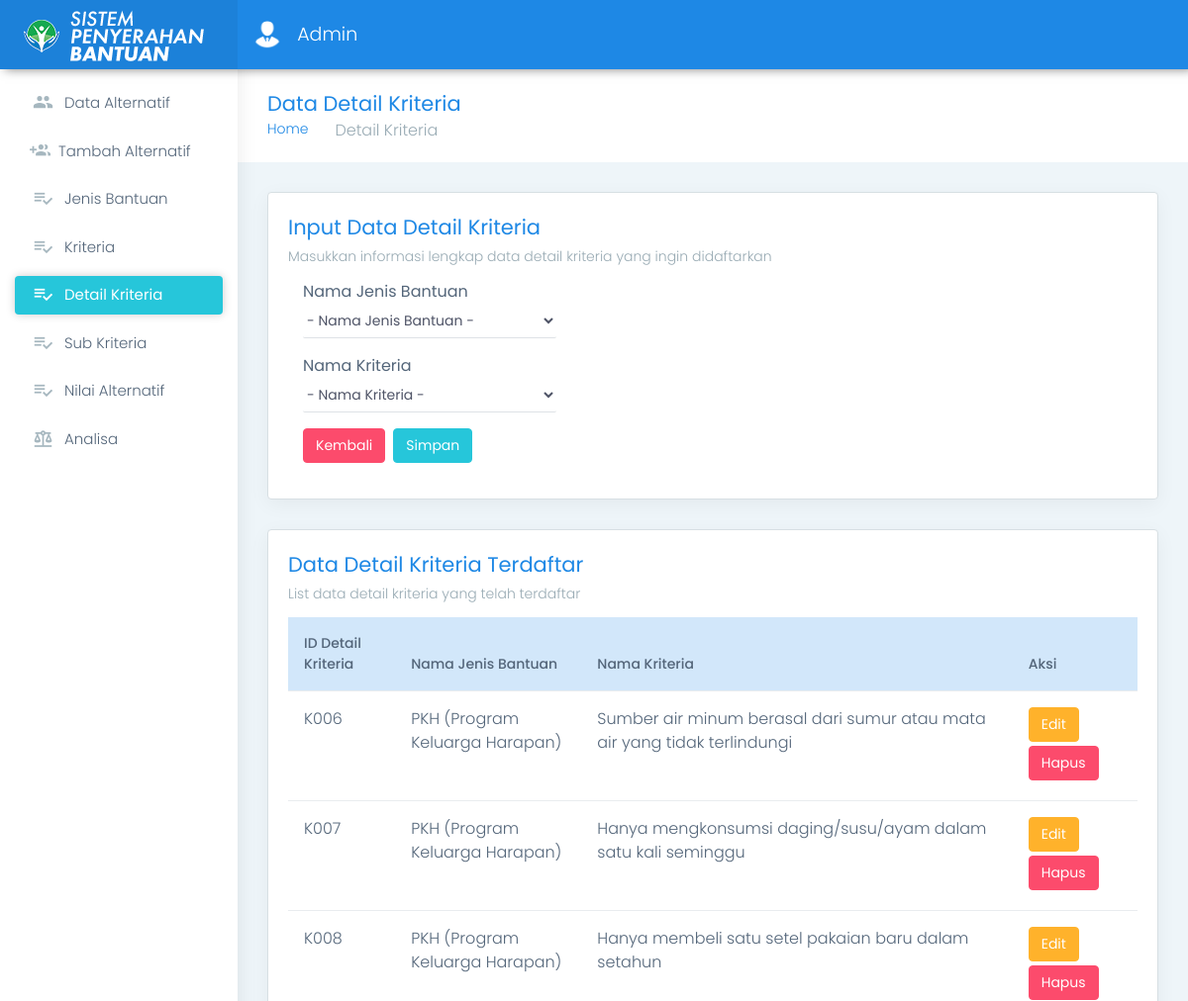
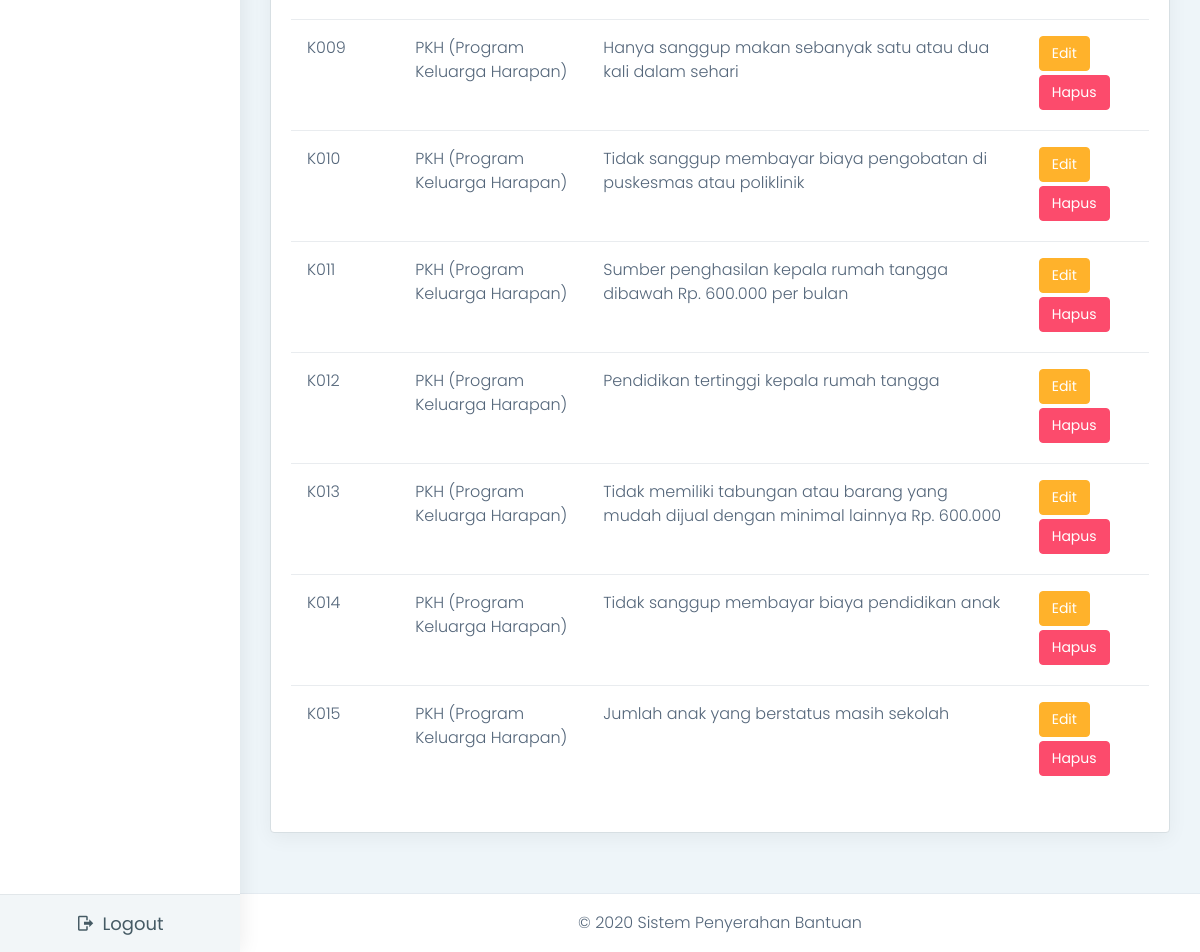
Page /view/pages-detailkriteria.php (signed in) on the committed database (2 pictures, top to bottom).
### tables this page shows
CREATE TABLE `datadetailkriteria` (
  `IdDetailKriteria` varchar(30) NOT NULL,
  `IdJenisBantuan` varchar(30) NOT NULL,
  `IdKriteria` varchar(30) NOT NULL
);

CREATE TABLE `datakriteria` (
  `IdKriteria` varchar(30) NOT NULL,
  `NamaKriteria` varchar(500) NOT NULL,
  `BobotKriteria` int(5) NOT NULL,
  `JenisKriteria` varchar(20) NOT NULL
);

CREATE TABLE `datajenisbantuan` (
  `IdJenisBantuan` varchar(30) NOT NULL,
  `NamaJenisBantuan` varchar(100) NOT NULL
);

### view/pages-detailkriteria.php (the view, shortened to what the rows shown need)
<!DOCTYPE html>
<?php
    include "process/sistem.php";
    $sistem = new sistem();
    if (isset($_SESSION)) {
        $login = $_SESSION['login'];
    }
    $data = $sistem->tampil_detailkriteria();
?>
<html dir="ltr" lang="en">
<head>
    <link href="../assets/plugins/chartist-js/dist/chartist.min.css" rel="stylesheet">
    <link href="../assets/plugins/chartist-js/dist/chartist-init.css" rel="stylesheet">
    <link href="../assets/plugins/chartist-plugin-tooltip-master/dist/chartist-plugin-tooltip.css" rel="stylesheet">
    <link href="../assets/plugins/c3-master/c3.min.css" rel="stylesheet">
    <link href="css/style.min.css" rel="stylesheet">
</head>
<body>
    <div id="main-wrapper" data-layout="vertical" data-navbarbg="skin6" data-sidebartype="full" data-sidebar-position="absolute" data-header-position="absolute" data-boxed-layout="full">
        <div class="page-wrapper">
            <div class="container-fluid">
                <?php if($login == "Admin"){ ?>
                                               <?php
                                                    foreach($sistem->tampil_jenisbantuan() as $data) {
                                                    echo "<option value='$data[IdJenisBantuan]'>$data[IdJenisBantuan] - $data[NamaJenisBantuan] </option>";
                                                    }
                                                ?>
                                               <?php
                                                    foreach($sistem->tampil_kriteria() as $data) {
                                                    echo "<option value='$data[IdKriteria]'> $data[IdKriteria] - $data[NamaKriteria] </option>";
                                                    }
                                                ?>
                <?php } ?>
                <div class="row">
                    <div class="col-sm-12">
                        <div class="card">
                            <div class="card-body">
                                <div class="table-responsive">
                                    <table class="table user-table">
                                        <thead>
                                            <tr class="table-info">
                                                <th class="border-top-0">ID Detail Kriteria</th>
                                                <th class="border-top-0">Nama Jenis Bantuan</th>
                                                <th class="border-top-0">Nama Kriteria</th>
                                                <?php if($login == "Admin"){ ?>
                                                <th class="border-top-0">Aksi</th>
                                                <?php } ?>
                                            </tr>
                                        </thead>
                                        <tbody>
                                            <?php
                                            if ($data == false) {
                                            ?>
                                            <tr>
                                                <td colspan="7">
                                                </td>
                                            </tr>
                                            <?php
                                            } else {
                                            ?>
                                            <tr>
                                                <?php
                                                    $sql="SELECT * FROM datadetailkriteria INNER JOIN datajenisbantuan ON datadetailkriteria.IdJenisBantuan=datajenisbantuan.IdJenisBantuan INNER JOIN datakriteria ON datadetailkriteria.IdKriteria=datakriteria.IdKriteria ORDER BY datadetailkriteria.IdKriteria ASC";
                                                    $query=mysqli_query($sistem->getConnection(), $sql);
                                                    while ($data=mysqli_fetch_array($query)) {
                                                ?>
                                                <td><?php echo $data['IdKriteria']?></td>
                                                <td><?php echo $data['NamaJenisBantuan']?></td>
                                                <td><?php echo $data['NamaKriteria']?></td>
                                                <?php if($login == "Admin"){ ?>
                                                <td>
                                                                                       <?php
                                                                                            foreach($sistem->tampil_jenisbantuan() as $jenisbantuan){
                                                                                        ?>
                                                                                            <option <?php if($data['IdJenisBantuan'] == $jenisbantuan['IdJenisBantuan']) echo 'selected' ?> value="<?= $jenisbantuan['IdJenisBantuan'] ?>"> <?php echo $jenisbantuan['NamaJenisBantuan'] ?></option>
                                                                                        <?php } ?>
                                                                                       <?php
                                                                                            foreach($sistem->tampil_kriteria() as $namakriteria){
                                                                                        ?>
                                                                                            <option <?php if($data['IdDetailKriteria'] == $namakriteria['IdDetailKriteria']) echo 'selected' ?> value="<?= $namakriteria['IdDetailKriteria'] ?>"> <?php echo $namakriteria['NamaKriteria'] ?></option>
                                                                                        <?php } ?>
                                                    <button type="button" class="btn btn-warning text-white mb-1" data-toggle="modal" data-target="#takeID<?php echo $data['IdDetailKriteria']?>">Edit</button>
                                                    <a href="process/delete_detailkriteria.php?id=<?php echo $data['IdDetailKriteria']?>" class="btn btn-danger text-white mb-1">Hapus</a>
                                                </td>
                                                <?php } ?>
                                            </tr>
                                            <?php
                                            }
                                            }
                                            ?>
                                        </tbody>
                                    </table>
                                </div>
                            </div>
                        </div>
                    </div>
                </div>
            </div>
        </div>
    </div>
</body>
</html>

### rows in the picture
datadetailkriteria: IdKriteria.IdKriteria "K006", IdJenisBantuan.NamaJenisBantuan "PKH (Program Keluarga Harapan)", IdKriteria.NamaKriteria "Sumber air minum berasal dari sumur atau mata air yang tidak terlindungi"
datadetailkriteria: IdKriteria.IdKriteria "K007", IdJenisBantuan.NamaJenisBantuan "PKH (Program Keluarga Harapan)", IdKriteria.NamaKriteria "Hanya mengkonsumsi daging/susu/ayam dalam satu kali seminggu"
datadetailkriteria: IdKriteria.IdKriteria "K008", IdJenisBantuan.NamaJenisBantuan "PKH (Program Keluarga Harapan)", IdKriteria.NamaKriteria "Hanya membeli satu setel pakaian baru dalam setahun"
datadetailkriteria: IdKriteria.IdKriteria "K009", IdJenisBantuan.NamaJenisBantuan "PKH (Program Keluarga Harapan)", IdKriteria.NamaKriteria "Hanya sanggup makan sebanyak satu atau dua kali dalam sehari"
datadetailkriteria: IdKriteria.IdKriteria "K010", IdJenisBantuan.NamaJenisBantuan "PKH (Program Keluarga Harapan)", IdKriteria.NamaKriteria "Tidak sanggup membayar biaya pengobatan di puskesmas atau poliklinik"
datadetailkriteria: IdKriteria.IdKriteria "K011", IdJenisBantuan.NamaJenisBantuan "PKH (Program Keluarga Harapan)", IdKriteria.NamaKriteria "Sumber penghasilan kepala rumah tangga dibawah Rp. 600.000 per bulan"
datadetailkriteria: IdKriteria.IdKriteria "K012", IdJenisBantuan.NamaJenisBantuan "PKH (Program Keluarga Harapan)", IdKriteria.NamaKriteria "Pendidikan tertinggi kepala rumah tangga"
datadetailkriteria: IdKriteria.IdKriteria "K013", IdJenisBantuan.NamaJenisBantuan "PKH (Program Keluarga Harapan)", IdKriteria.NamaKriteria "Tidak memiliki tabungan atau barang yang mudah dijual dengan minimal lainnya Rp. 600.000"
datadetailkriteria: IdKriteria.IdKriteria "K014", IdJenisBantuan.NamaJenisBantuan "PKH (Program Keluarga Harapan)", IdKriteria.NamaKriteria "Tidak sanggup membayar biaya pendidikan anak"
datadetailkriteria: IdKriteria.IdKriteria "K015", IdJenisBantuan.NamaJenisBantuan "PKH (Program Keluarga Harapan)", IdKriteria.NamaKriteria "Jumlah anak yang berstatus masih sekolah"

### other values in the picture
$login "Admin"
